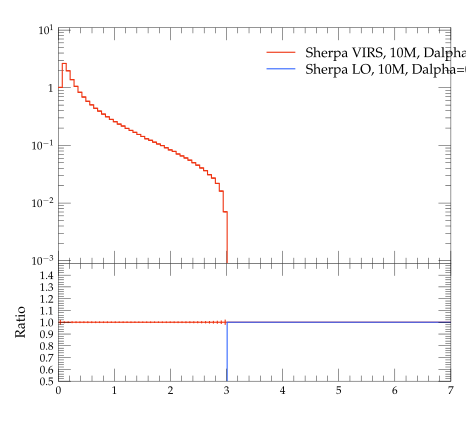

Recreate this plot in Python.
#! /usr/bin/env python

# This Python script was auto-generated using YODA v2.0.0.
# Analysis object: /evtb/cutEg_jg_pt
# Timestamp: 16-04-2024 (10:08:55)

import matplotlib as mpl
import matplotlib.pyplot as plt
mpl.use('Agg') # comment out for interactive use
import os
import numpy as np

plotDir = os.path.split(os.path.realpath(__file__))[0]
if 'YODA_USER_PLOT_PATH' in globals():
    plot_outdir = globals()['YODA_USER_PLOT_PATH']
else:
    plot_outdir = plotDir

#plot style
plt.style.use(os.path.join(plotDir, '../default.mplstyle'))
# plot metadata
figW, figH = plt.rcParams['figure.figsize']
ax_xLabel = r''
ax_yLabel = r''
ax_title  = r''
ax_xScale = 'linear'
ax_yScale = 'log'
xLims = (0.0, 7.0)
yLims = (0.0009000000000000001, 11.0)

# TeX-friendly labels for the legend
labels = [ r"Sherpa VIRS, 10M, Dalpha=0.01", r"Sherpa LO, 10M, Dalpha=0.01" ]

# Create figure and axis objects
fig, (ax, ratio0_ax) = plt.subplots(2, 1, sharex=True,
                  figsize=(figW,figH), gridspec_kw={'height_ratios': (2, 1)})
ratio0_ax.yaxis.set_major_locator(mpl.ticker.MultipleLocator(0.1))
ratio0_ax.set_ylim(0.5, 1.4999)
ratio0_ax.set_ylabel('Ratio')

# LineColor map: curve index -> color
linecolors = {0: '#EE3311', 1: '#3366FF'}
# the numerical data is stored in a separate file
dataf = dict()
prefix = os.path.split(__file__)[0]
if prefix:    prefix = prefix + '/'
exec(open(prefix+'cutEg_jg_pt__data.py').read(), dataf)


legend_handles = [] # keep track of handles for the legend

# style options for curves
# starts at zorder>=5 to draw curve on top of legend
styles = {
  'curve0': {
    'color' : linecolors[0],
    'linestyle' : '-',
    'marker' : 'o',
    'zorder' : 5,
    'histstyle' : True,
  },
  'curve1': {
    'color' : linecolors[1],
    'linestyle' : '-',
    'marker' : 'o',
    'zorder' : 6,
    'histstyle' : True,
  },
}
# curve from input yoda files in main panel
for label in dataf['yvals'].keys():
    if all(np.isnan(v) for v in dataf['yvals'][label]):
        continue
    tmp = None
    if styles[label]['histstyle']: # draw as histogram
        tmp, = ax.plot(dataf['xedges'], dataf['yedges'][label],
                       color=styles[label]['color'],
                       linestyle=styles[label]['linestyle'],
                       drawstyle='steps-pre', solid_joinstyle='miter',
                       zorder=styles[label]['zorder'], label=label)
        ax.errorbar(dataf['xpoints'], dataf['yvals'][label], color=styles[label]['color'],
                    xerr=dataf['xerrs'], yerr=[dataf['ydowns'][label], dataf['yups'][label]],
                    linestyle='none', zorder=styles[label]['zorder'])
    else: # draw as scatter
        tmp = ax.errorbar(dataf['xpoints'], dataf['yvals'][label],
                          xerr=dataf['xerrs'],
                          yerr=[ dataf['ydowns'][label],
                          dataf['yups'][label] ],
                          fmt=styles[label]['marker'],
                          ecolor=styles[label]['color'],
                          color=styles[label]['color'], zorder=2)
        tmp[-1][0].set_linestyle(styles[label]['linestyle'])
    legend_handles += [tmp]
    for varLabel in dataf['variation_yvals'].keys():
        if varLabel.startswith(label):
            tmp, = ax.plot(dataf['xedges'], dataf['variation_yvals'][varLabel],
                           color=styles[label]['color'],
                           linestyle=styles[label]['linestyle'],
                           drawstyle='steps-pre', solid_joinstyle='miter',
                           zorder=styles[label]['zorder'], alpha=0.5)


# plots on ratio panel
# curve from input yoda files in ratio panel
for label, yvals in dataf['ratio0_yvals'].items():
    if all(np.isnan(v) for v in yvals):
        continue
    if styles[label]['histstyle']: # plot as histogram
        ratio0_ax.plot(dataf['xedges'], yvals,
                       color=styles[label]['color'],
                       linestyle=styles[label]['linestyle'],
                       drawstyle='steps-pre', zorder=1,
                       solid_joinstyle='miter')
        ratio0_ax.vlines(dataf['xpoints'],
                         dataf['ratio0_ymin'][label],
                         dataf['ratio0_ymax'][label],
                         color=styles[label]['color'], zorder=1)
    else: # plot as scatter
        tmp = ratio0_ax.errorbar(dataf['xpoints'],
                                 yvals, xerr=dataf['xerrs'],
                                 yerr=dataf['ratio0_yerrs'][label],
                                 fmt=styles[label]['marker'],
                                 ecolor=styles[label]['color'],
                                 color=styles[label]['color'])
        tmp[-1][0].set_linestyle(styles[label]['linestyle'])

    for varlabel in dataf['ratio0_variation_vals'].keys():
        if varlabel.startswith(label):
            ratio0_ax.plot(dataf['xedges'],
                            dataf['ratio0_variation_vals'][varlabel],
                            color=styles[label]['color'],
                            linestyle=styles[label]['linestyle'],
                            drawstyle='steps-pre', solid_joinstyle='miter',
                            zorder=1, alpha=0.5)

legend_pos = (0.5, 0.97)
ax.legend(legend_handles, labels, loc='upper left', bbox_to_anchor=legend_pos)

# set plot metadata as defined above
ratio0_ax.set_xlabel(ax_xLabel)
ratio0_ax.xaxis.set_label_coords(1., -.15)
ax.set_ylabel(ax_yLabel, loc='top')
ax.set_title(ax_title, loc='left')
ax.set_xscale(ax_xScale)
ax.set_yscale(ax_yScale)
ax.set_xlim(xLims)
ax.set_ylim(yLims)

# tick formatting
plt.rcParams['xtick.top'] = True
plt.rcParams['ytick.right'] = True
ax.yaxis.set_major_locator(mpl.ticker.LogLocator(base=10.0, numticks=np.inf))
ax.yaxis.set_minor_locator(mpl.ticker.LogLocator(
                           base=10.0, subs=np.arange(0.1, 1, 0.1), numticks=np.inf))
fig.align_ylabels((ax, ratio0_ax))
plt.savefig(os.path.join(plot_outdir, 'cutEg_jg_pt.pdf'), format='PDF')
plt.savefig(os.path.join(plot_outdir, 'cutEg_jg_pt.png'), format='PNG')

plt.close(fig)
